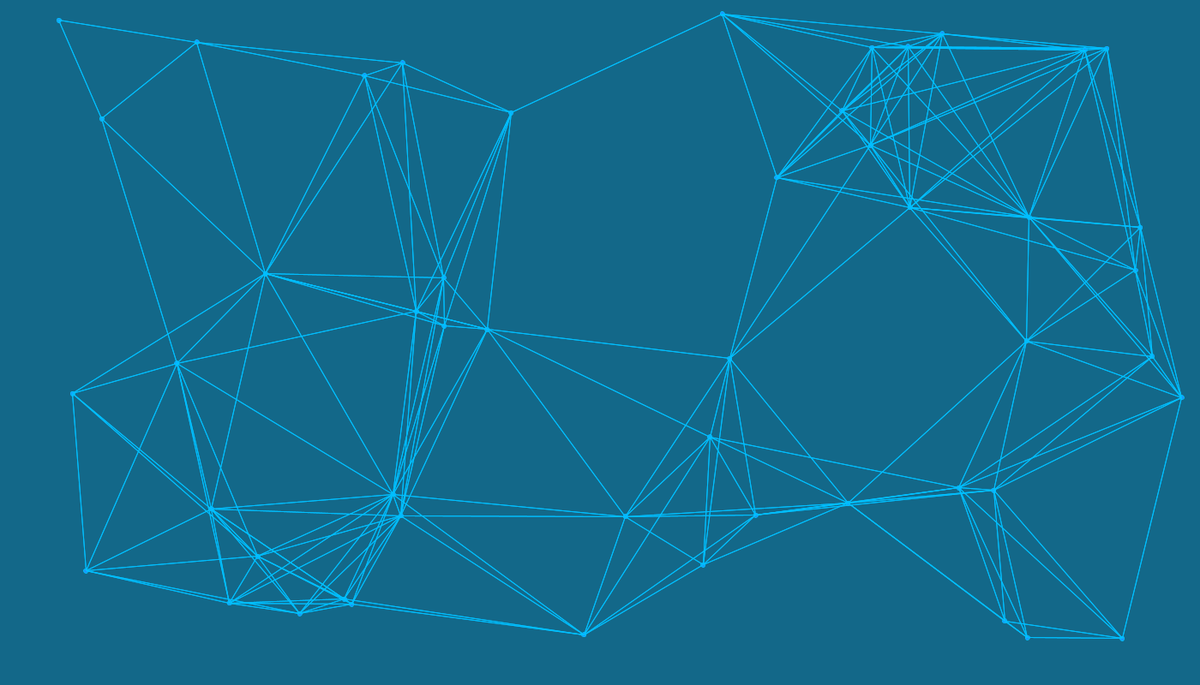
Frame 1 (no input)
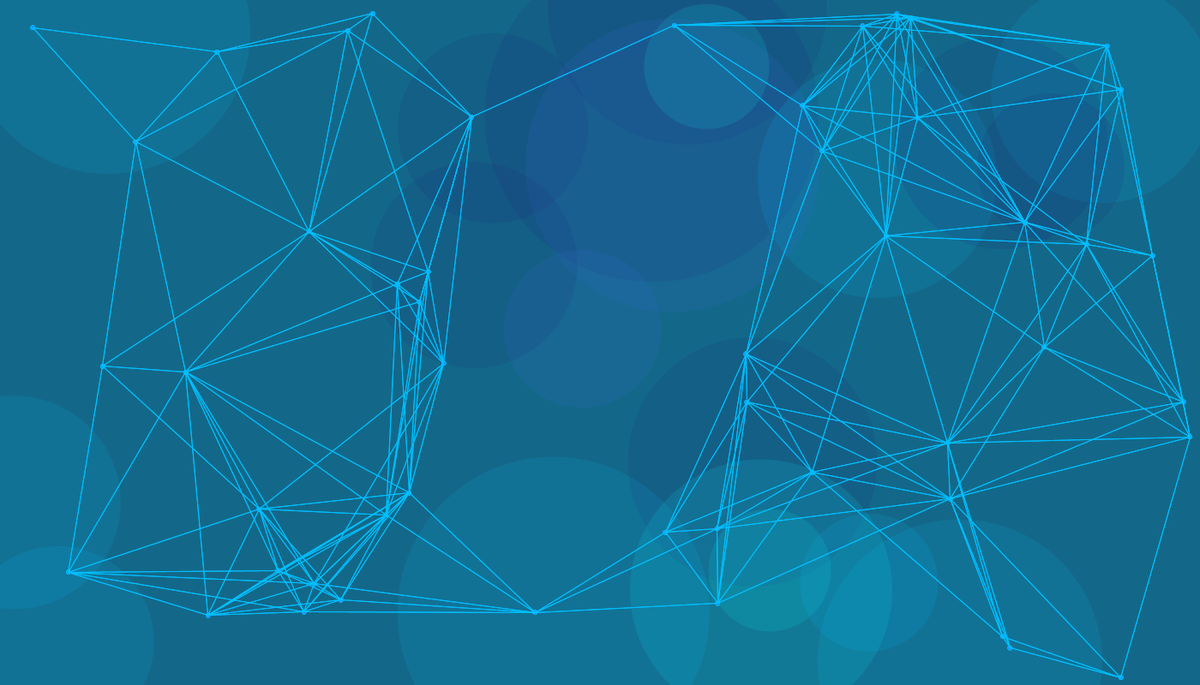
Frame 60 (the mouse pressed at the canvas centre just before this capture)
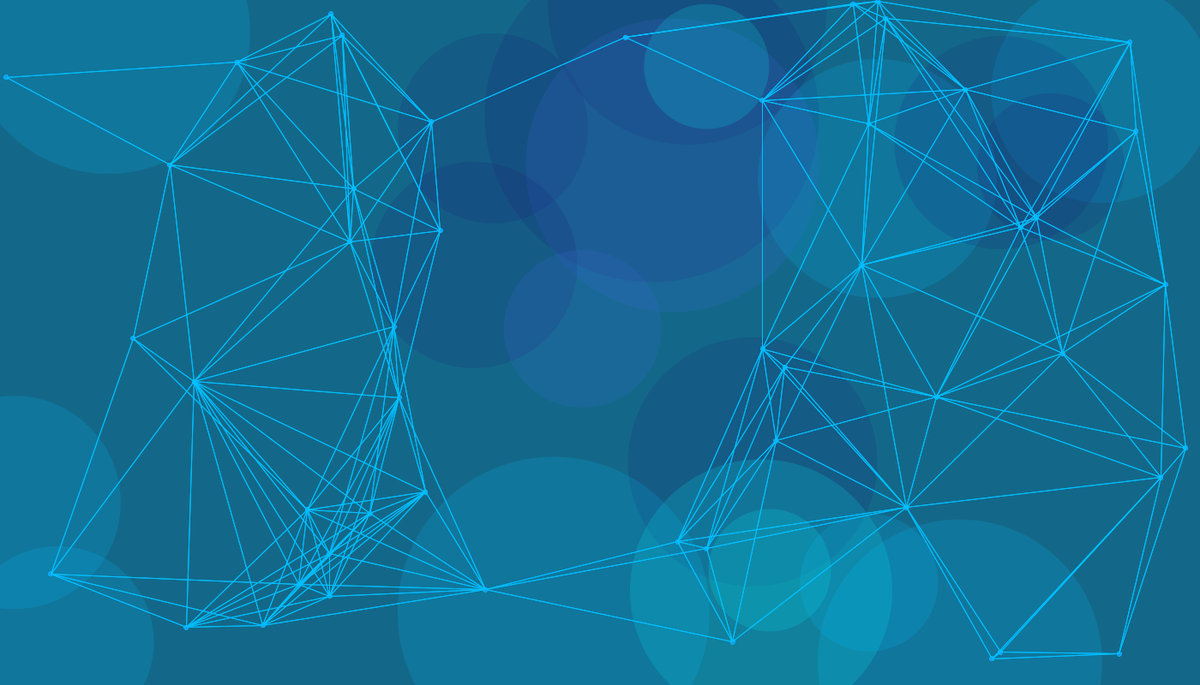
Frame 120 (the mouse held since frame 60 and released just before this capture)

The Processing sketch that drew these frames (run headless with seeded random() and noise(); from frame 60 on, the mouse is pressed at the canvas centre):

// Processing sketch: connecting_dots
// ── connecting_dots.pde
PVector pos;
PVector vel;
Ball balls[];
Circle circles[];
int ballcount = 50;
int circlecount = 20;
int maxspeed = 1;
float time = 0;
int timemax = 50;
float one = 0.5;
void setup() {
  size(1400, 800);
  //fullScreen();
  circles = new Circle[circlecount];
  balls = new Ball[ballcount];
  for (int i = 0; i < ballcount; i++) {
    balls[i] = new Ball();
  }
  for (int i = 0; i < circlecount; i++) {
    circles[i] = new Circle();
  }
}

void draw() {
  println(frameRate);
  background(#136889, 10);
  for (int i = 0; i < circlecount; i++) {
    circles[i].show();
  }  
  for (int i = 0; i < ballcount; i++) {
    balls[i].Move();
    balls[i].Show();
  }

  if (time > timemax || time < 0) {
    one = one * -1;
  }
  if (time == 0) {
    for (int i = 0; i < circlecount; i++) {
      circles[i].col();
    }
  }
  time += one;
  check();
}

void check() {
  for (int i = 0; i < ballcount; i++) {
    for (int j = 0; j < ballcount; j++) {
      int closeness = round(dist(balls[i].pos.x, balls[i].pos.y, balls[j].pos.x, balls[j].pos.y));
      if (closeness < 300) {
       //change stroke colour here
        line(balls[i].pos.x, balls[i].pos.y, balls[j].pos.x, balls[j].pos.y);
      }
    }
  }
}

class Ball {

  PVector pos;
  PVector vel;

  Ball() {
    pos = new PVector(random(0, width), random(0, height));
    vel = new PVector(random(-maxspeed, maxspeed), random(-maxspeed, maxspeed));
  }

  void Move() {
    if (this.pos.x > width || this.pos.x < 0) {
      this.vel.x = this.vel.x * -1;
    }
    if (this.pos.y < 0 || this.pos.y > height) {
      this.vel.y = this.vel.y * -1;
    }
    this.pos.add(this.vel);
  }

  void Show() {
    stroke(0, 191, 255);
    fill(30, 144, 255);
    ellipse(this.pos.x, this.pos.y, 5, 5);
  }
}

class Circle {
  PVector pos;
  int size;
  PVector colour;
  Circle() {
    size = round(random(100, 400));
    pos = new PVector(random(0, width), random(0, height));
    colour = new PVector(0, 255, 255);
  }

  void col() {
    colour = new PVector(0, 0, 0);
    int col = round(random(0, 3));
    if (col == 0) {
      colour = new PVector(  0, 255, 255);
    } else if (col == 1) {
      colour = new PVector(  65, 105, 225);
    } else if (col == 2) {
      colour = new PVector(25, 25, 112);
    } else if (col == 3) {
      colour = new PVector(  0, 191, 255);
    }
    pos = new PVector(random(0, width), random(0, height));
  }

  void show() {
    noStroke();
    fill(this.colour.x, this.colour.y, this.colour.z, time);
    ellipse(this.pos.x, this.pos.y, size, size);
  }
}
